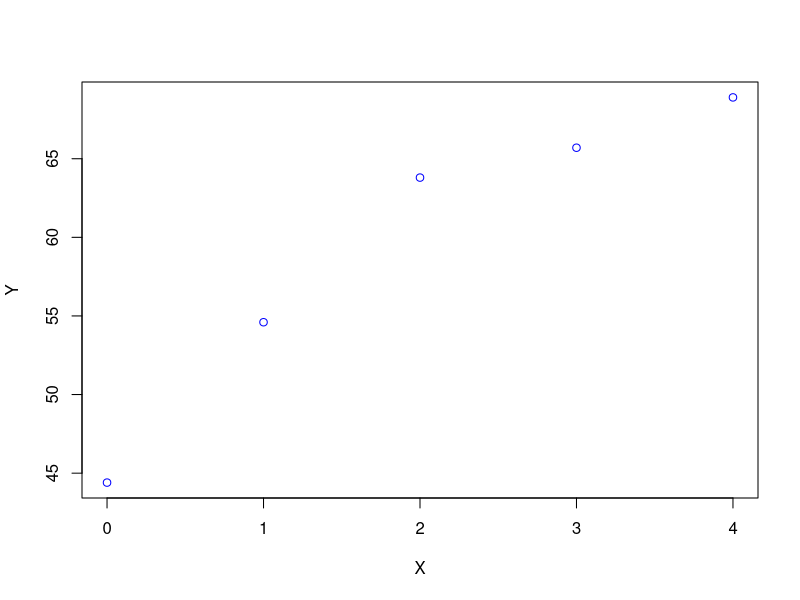
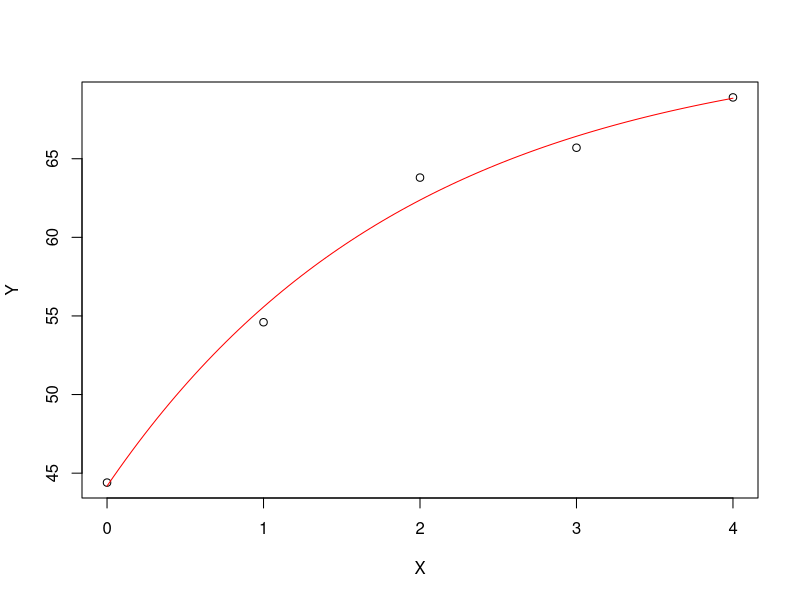
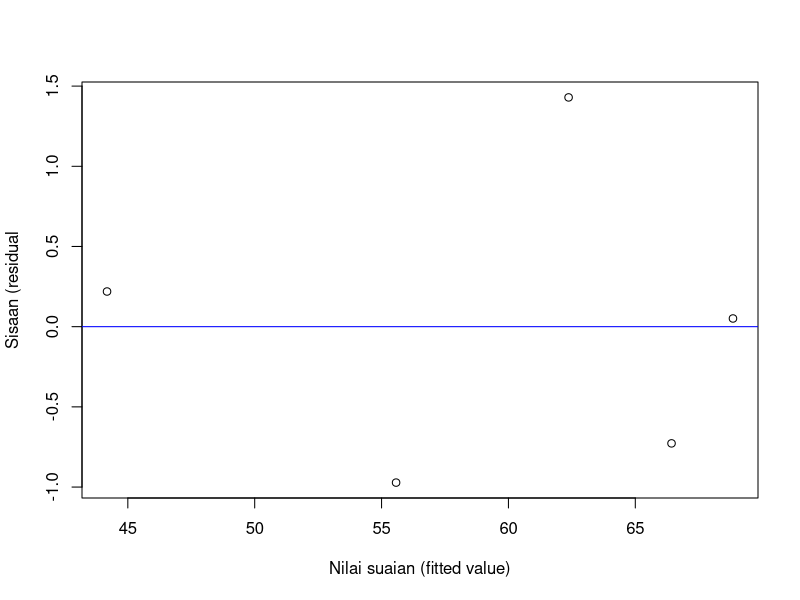
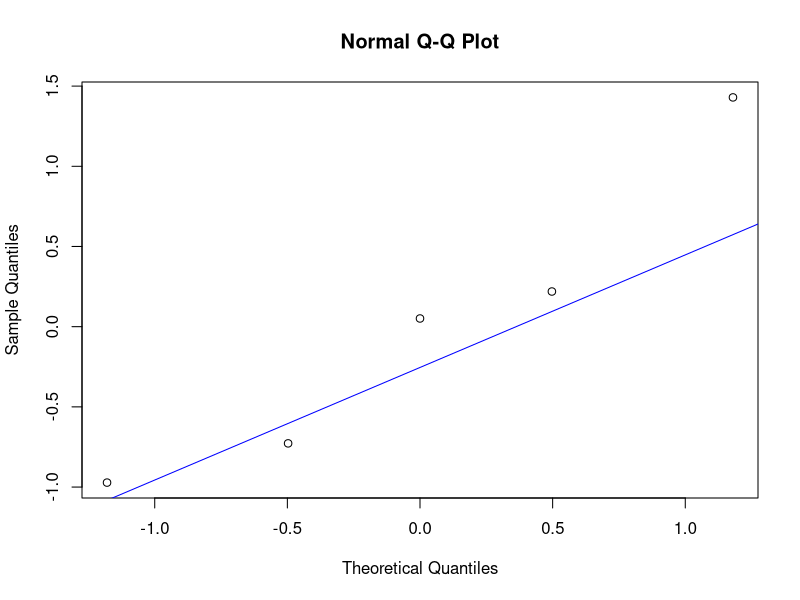

Write the R code that produced these figures, in order.
## ---- chunk 1
knitr::opts_chunk$set(echo = TRUE)
## ---- chunk 2
soal.5 = read.table("soal_5.txt",header=T) # memasukkan data
soal.5 # melihat data
## ---- chunk 3
X = soal.5$X # mengakses X
Y = soal.5$Y # mengakses Y
plot(X,Y,col="blue") # memplot X vs Y
## ---- chunk 4
alfa = 75 # nilai ini dipilih agar selisih dengan Y bernilai positif
Y.star = log(alfa-Y)
reg.soal.5 = lm(Y.star~X)
summary(reg.soal.5)
## ---- chunk 5
beta.0 = exp(3.38034)
rho.0 = exp(-0.40109)
## ---- chunk 6
nlreg.soal.5 = nls(Y~alfa - beta*rho^X,start=list(alfa=75,beta=beta.0,rho=rho.0),control = list(maxiter = 999))
summary(nlreg.soal.5)
## ---- chunk 7
plot(X,Y)
x = X 
curve(72.4326-28.2519*(0.5968^x),x,type="l",add=T,col="red")
## ---- chunk 8
fit.nlreg = fitted(nlreg.soal.5) # fitted value
res.nlreg = residuals(nlreg.soal.5)
plot(fit.nlreg,res.nlreg,xlab="Nilai suaian (fitted value)", ylab="Sisaan (residual", main="")
abline(h=0,col="blue")
## ---- chunk 9
confint(nlreg.soal.5)
## ---- chunk 10
qqnorm(res.nlreg)
qqline(res.nlreg,col="blue")
## ---- chunk 11
shapiro.test(res.nlreg)
